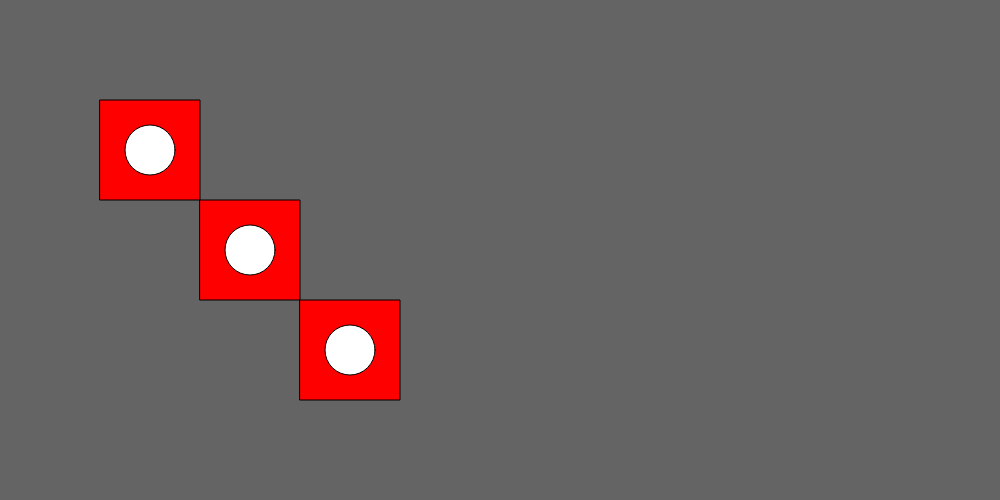
Frame 1 (no input)
Frame 60 (no input): identical to frame 1, image omitted
Frame 120 (the mouse pressed at the canvas centre since frame 60): identical to frame 1, image omitted

The p5.js sketch that drew this single still picture (run headless with seeded random() and noise() and a simulated clock; from frame 60 on, the mouse is pressed at the canvas centre):

// p5.js sketch
// ── sketch.js
var heads;

function setup() {
	createCanvas(1000, 500);
	heads = [];
	for (var i = 1; i < 4; i++) {
		heads.push(createHead(i * 100, i * 100));
    console.log(heads[i-1]);
	}
    
}


function draw() {
	background(100,100,100);
	for (var i = 0; i < heads.length; i++) {
		heads[i].drawHead();
        console.log(i);
	}

}

function createHead(cordX, cordY) {
	var head = {
		posX: cordX,
		posY: cordY,
		drawHead: function () {
			fill("red");
			rect(this.posX, this.posY, 100,100);
			fill("white");
			ellipse(this.posX + 50, this.posY + 50, 50,50);
		}
	};
		return head;
}
